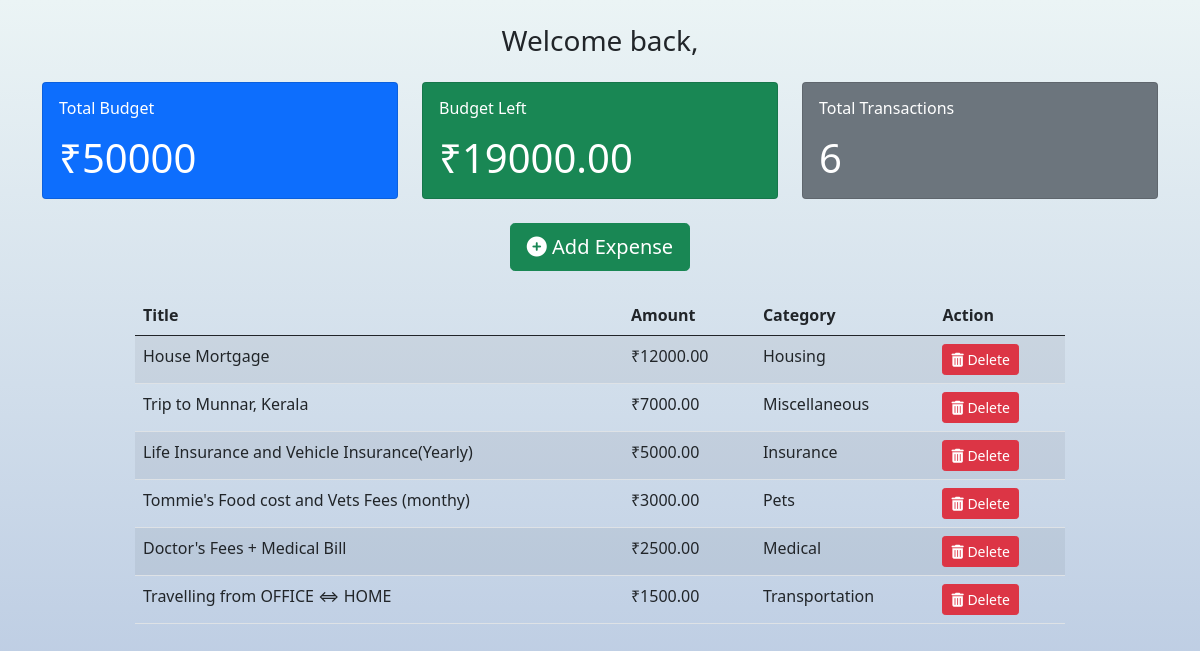
The page /techvidvan on the database its author committed.
### budget/models.py (models this page shows, shortened)
class Project(models.Model):
    name = models.CharField(max_length=100)
    slug = models.SlugField(max_length=100,unique=True,blank=True)
    budget = models.IntegerField()
    def budget_left(self):
        expense_list = Expense.objects.filter(project= self)
        total_expense_amount =0
        for expense in expense_list:
            total_expense_amount += expense.amount
        return self.budget- total_expense_amount
    def total_transactions(self):
        expense_list = Expense.objects.filter(project= self)
        return len(expense_list)

class Expense(models.Model):
    project = models.ForeignKey(Project, on_delete=models.CASCADE, related_name='expenses')
    title = models.CharField(max_length=100)
    amount = models.DecimalField( max_digits=8, decimal_places=2)
    category = models.ForeignKey(Category, on_delete=models.CASCADE)
    class Meta:
        ordering = ('-amount',)

class Category(models.Model):
    project = models.ForeignKey(Project, on_delete=models.CASCADE)
    name = models.CharField(max_length=100)

### budget/views.py (the view, shortened to what this page needs)
# urls.py: path('<slug:project_slug>',views.project_detail,name='detail'),
def project_detail(request, project_slug):
    project = get_object_or_404(Project,slug=project_slug)
    if request.method == 'GET':
        category_list = Category.objects.filter(project=project)
        return render(request,'budget/project-detail.html',{'project':project, 'expense_list': project.expenses.all(), 'category_list':category_list})
    elif request.method == 'DELETE':
        id = json.loads(request.body)['id']
        expense = get_object_or_404(Expense,id =id)
        expense.delete()
        return HttpResponse('')
    return HttpResponseRedirect(project_slug)

### budget/templates/budget/project-detail.html (shortened to what this page needs)
{% extends 'budget/base.html' %}
{% load static %}
{% block content %}
<br>
<h3 class="text-center font-weight-bold mb-4">Welcome back, {{ user.username }}</h3>
<div class="container">
    <div class="row mb-4">
        <div class="col-md-4">
            <div class="card bg-primary text-white">
                <div class="card-body">
                    <h6 class="card-title font-weight-bold mb-3">Total Budget</h6>
                    <h1 class="card-text font-weight-bold mb-0">₹{{ project.budget }}</h1>
                </div>
            </div>
        </div>
        <div class="col-md-4">
            <div class="card bg-success text-white">
                <div class="card-body">
                    <h6 class="card-title font-weight-bold mb-3">Budget Left</h6>
                    {% if project.budget_left > 0 %}
                    <h1 class="card-text font-weight-bold mb-0">₹{{ project.budget_left }}</h1>
                    {% elif project.budget_left == 0 %}
                    <h1 class="card-text font-weight-bold mb-0">₹{{ project.budget_left }}</h1>
                    {% else %}
                    <h1 class="card-text font-weight-bold mb-0">₹{{ project.budget_left }}</h1>
                    {% endif %}
                </div>
            </div>
        </div>
        <div class="col-md-4">
            <div class="card bg-secondary text-white">
                <div class="card-body">
                    <h6 class="card-title font-weight-bold mb-3">Total Transactions</h6>
                    <h1 class="card-text font-weight-bold mb-0">{{ project.total_transactions }}</h1>
                </div>
            </div>
        </div>
    </div>
    <center>
    <div class="row mb-4">
        <div class="col-md-12">
            <button class="btn btn-success btn-lg float-right modal-trigger" href="#expenseModal" data-toggle="modal" data-target="#expenseModal">
                <i class="fas fa-plus-circle mr-2"></i>
                Add Expense
            </button>
        </div>
    </div>
    </center>
<center>
    <div class="column">
        <div class="col-md-10">
            <table class="table table-striped table-hover">
                <thead>
                    <tr>
                        <th>Title</th>
                        <th>Amount</th>
                        <th>Category</th>
                        <th>Action</th>
                    </tr>
                </thead>
                <tbody>
                    {% for expense in expense_list %}
                    <tr id="{{ expense.id }}">
                        <td>{{ expense.title }}</td>
                        <td>₹{{ expense.amount }}</td>
                        <td>{{ expense.category.name }}</td>
                        <td>
                            <button class="btn btn-sm btn-danger" onclick="deleteExpense(this)" data-id="{{ expense.id }}">
                                <i class="fas fa-trash-alt"></i>
                                Delete
                            </button>
                        </td>
                    </tr>
                    {% endfor %}
                </tbody>
            </table>
        </div>
    </div>
</div>
{% endblock content %}

### budget/templates/budget/base.html (shortened to what this page needs)
{% load static %}
<!DOCTYPE html>
<html lang="en">
<head>
    <link href="https://cdn.jsdelivr.net/npm/bootstrap@5.0.2/dist/css/bootstrap.min.css" rel="stylesheet">
    <link rel="stylesheet" href="https://cdnjs.cloudflare.com/ajax/libs/font-awesome/6.4.0/css/all.min.css" />
</head>
<body>
    {% block content %}
    {% endblock content %}
</body>
</html>

### budget/templates/budget/base.html (style rules this page uses)
body { background: linear-gradient(180deg, #ebf4f5, #b5c6e0); background-size: 100% 100%; background-repeat: no-repeat; background-attachment: fixed; background-position: center; background-size: cover; }

### rows shown on the page
Project: budget "50000", budget_left "19000.00", total_transactions "6"
Expense: title "House Mortgage", amount "12000.00", category.name "Housing"
Expense: title "Trip to Munnar, Kerala", amount "7000.00", category.name "Miscellaneous"
Expense: title "Life Insurance and Vehicle Insurance(Yearly)", amount "5000.00", category.name "Insurance"
Expense: title "Tommie's Food cost and Vets Fees (monthy)", amount "3000.00", category.name "Pets"
Expense: title "Doctor's Fees + Medical Bill", amount "2500.00", category.name "Medical"
Expense: title "Travelling from OFFICE ⇔ HOME", amount "1500.00", category.name "Transportation"
